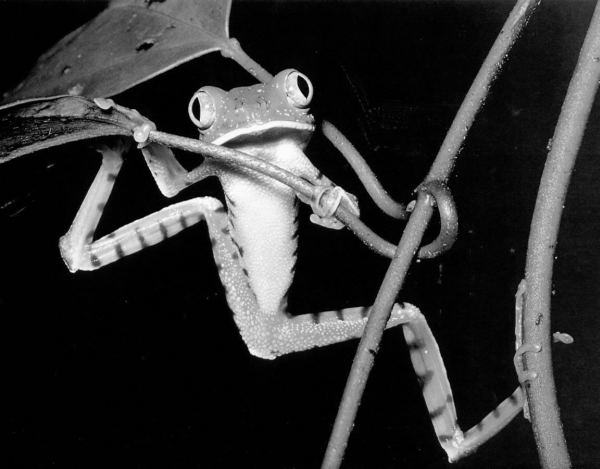
#> input picture Practica3/Imagenes/Rana2.bmp, 600 x 469 px
$ python ejercicio2.py
#> lines starting #> are read from the running program, lines starting #| are printed output that depends on the picture
#! /usr/bin/env python
# -*- coding: utf-8 -*-

#*************************************************************************
# 2. Crear en el dominio de la frecuencia un filtro pasabajos ideal,
# aplicarlo a una imagen y mostrar el efecto “anillo” que se produce en la
# imagen. Explicar a que se debe.
#*************************************************************************

#Imports
#******************************************************************************
import cv2
import numpy as np
import matplotlib.pyplot as plt
from scipy import fftpack
#******************************************************************************

path1 = '../Imagenes/baboon.jpg'
path2 = '../Imagenes/Rana2.bmp'
img1 = cv2.imread(path2, 0)
#> img1 is the input picture: shape (469, 600); min 0, max 252, mean 49.9
img2 = cv2.imread(path2, 0)

img1_frec = fftpack.fft2(img1)  #fft de la Imagen

#Aplicamos un corrimiento para que solo se visualice un periodo
img1_frec_shift = fftpack.fftshift(img1_frec)

#Aplicamos log para visualizar
img1_log_abs = np.log(1 + np.abs(img1_frec_shift))
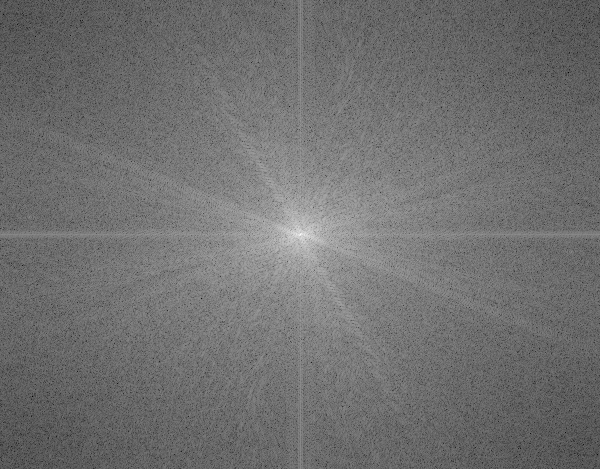
#> img1_log_abs: shape (469, 600) float64; min 1.21, max 16.46, mean 7.92; drawn with min black and max white

img2_frec = fftpack.fft2(img2)
img2_frec_shift = fftpack.fftshift(img2_frec)

rows, cols = img1.shape
#> rows = 469; cols = 600
crow, ccol = rows/2 , cols/2
#> crow = 234.5; ccol = 300
# NOTE(elsuizo:2019-07-16):  pasaba que no podiamos indexar con floats, para convertirlo hay que reasignarlo a la variable porque no la modifica!!!
crow = int(crow)
#> crow = 234
ccol = int(ccol)

# ringing effects, se produce porque estamos convolucionando con una mascara
# cuadrada, que produce una sinc de dos dimensiones
img1_frec_shift[crow - 30:crow + 30, ccol - 30:ccol + 30] = 0
f_ishift = np.fft.ifftshift(img1_frec_shift)
img_back = np.fft.ifft2(f_ishift)
img_back = np.abs(img_back)
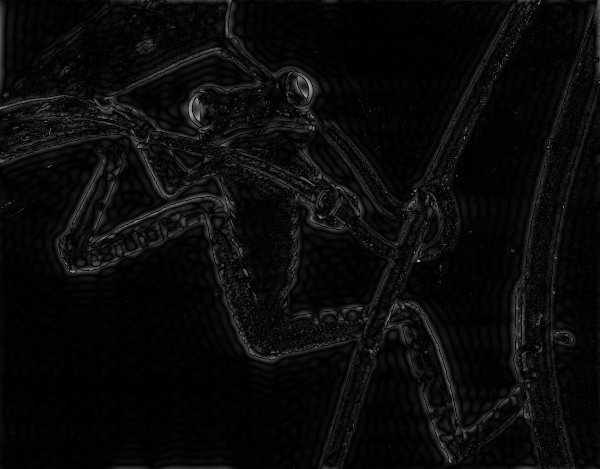
#> img_back: shape (469, 600) float64; min 0.0105, max 180.7, mean 10.7

plt.subplot(131),plt.imshow(img1, cmap = 'gray')
plt.title('Input Image'), plt.xticks([]), plt.yticks([])
plt.subplot(132),plt.imshow(img_back, cmap = 'gray')
plt.title('Imagen despues del filtro pasaalto'), plt.xticks([]), plt.yticks([])
plt.subplot(133),plt.imshow(img_back)
plt.title('Resultado in JET'), plt.xticks([]), plt.yticks([])

plt.show()
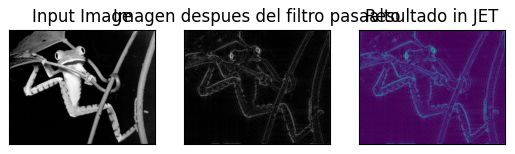
#> figure drawn by matplotlib, 3 panels
